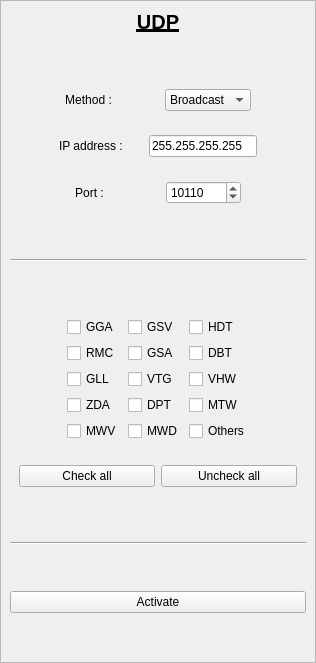
        <widget class="QFrame" name="verticalFrame_udp_output">
         <property name="minimumSize">
          <size>
           <width>275</width>
           <height>0</height>
          </size>
         </property>
         <property name="frameShape">
          <enum>QFrame::Shape::StyledPanel</enum>
         </property>
         <layout class="QVBoxLayout" name="verticalLayout_10">
          <property name="leftMargin">
           <number>9</number>
          </property>
          <property name="topMargin">
           <number>9</number>
          </property>
          <property name="rightMargin">
           <number>9</number>
          </property>
          <property name="bottomMargin">
           <number>9</number>
          </property>
          <item>
           <widget class="QLabel" name="label_16">
            <property name="sizePolicy">
             <sizepolicy hsizetype="Preferred" vsizetype="Maximum">
              <horstretch>0</horstretch>
              <verstretch>0</verstretch>
             </sizepolicy>
            </property>
            <property name="font">
             <font>
              <pointsize>15</pointsize>
              <bold>true</bold>
              <underline>true</underline>
             </font>
            </property>
            <property name="text">
             <string>UDP</string>
            </property>
            <property name="alignment">
             <set>Qt::AlignmentFlag::AlignCenter</set>
            </property>
           </widget>
          </item>
          <item>
           <spacer name="verticalSpacer_21">
            <property name="orientation">
             <enum>Qt::Orientation::Vertical</enum>
            </property>
            <property name="sizeHint" stdset="0">
             <size>
              <width>20</width>
              <height>40</height>
             </size>
            </property>
           </spacer>
          </item>
          <item>
           <layout class="QHBoxLayout" name="horizontalLayout_10">
            <property name="leftMargin">
             <number>9</number>
            </property>
            <property name="topMargin">
             <number>9</number>
            </property>
            <property name="rightMargin">
             <number>9</number>
            </property>
            <property name="bottomMargin">
             <number>9</number>
            </property>
            <item>
             <spacer name="horizontalSpacer_25">
              <property name="orientation">
               <enum>Qt::Orientation::Horizontal</enum>
              </property>
              <property name="sizeHint" stdset="0">
               <size>
                <width>40</width>
                <height>20</height>
               </size>
              </property>
             </spacer>
            </item>
            <item>
             <widget class="QLabel" name="label_17">
              <property name="sizePolicy">
               <sizepolicy hsizetype="Preferred" vsizetype="Preferred">
                <horstretch>0</horstretch>
                <verstretch>0</verstretch>
               </sizepolicy>
              </property>
              <property name="text">
               <string>Method :</string>
              </property>
              <property name="alignment">
               <set>Qt::AlignmentFlag::AlignCenter</set>
              </property>
             </widget>
            </item>
            <item>
             <spacer name="horizontalSpacer_31">
              <property name="orientation">
               <enum>Qt::Orientation::Horizontal</enum>
              </property>
              <property name="sizeHint" stdset="0">
               <size>
                <width>20</width>
                <height>20</height>
               </size>
              </property>
             </spacer>
            </item>
            <item>
             <widget class="QComboBox" name="comboBox_udp_host_address">
              <item>
               <property name="text">
                <string>Broadcast</string>
               </property>
              </item>
              <item>
               <property name="text">
                <string>Unicast</string>
               </property>
              </item>
              <item>
               <property name="text">
                <string>Multicast</string>
               </property>
              </item>
             </widget>
            </item>
            <item>
             <spacer name="horizontalSpacer_26">
              <property name="orientation">
               <enum>Qt::Orientation::Horizontal</enum>
              </property>
              <property name="sizeHint" stdset="0">
               <size>
                <width>40</width>
                <height>20</height>
               </size>
              </property>
             </spacer>
            </item>
           </layout>
          </item>
          <item>
           <widget class="QFrame" name="horizontalFrame_udp_ip_address">
            <layout class="QHBoxLayout" name="horizontalLayout_11">
             <property name="leftMargin">
              <number>9</number>
             </property>
             <property name="topMargin">
              <number>9</number>
             </property>
             <property name="rightMargin">
              <number>9</number>
             </property>
             <property name="bottomMargin">
              <number>9</number>
             </property>
             <item>
              <spacer name="horizontalSpacer_29">
               <property name="orientation">
                <enum>Qt::Orientation::Horizontal</enum>
               </property>
               <property name="sizeHint" stdset="0">
                <size>
                 <width>40</width>
                 <height>20</height>
                </size>
               </property>
              </spacer>
             </item>
             <item>
              <widget class="QLabel" name="label_18">
               <property name="text">
                <string>IP address :</string>
               </property>
              </widget>
             </item>
             <item>
              <spacer name="horizontalSpacer_32">
               <property name="orientation">
                <enum>Qt::Orientation::Horizontal</enum>
               </property>
               <property name="sizeHint" stdset="0">
                <size>
                 <width>20</width>
                 <height>20</height>
                </size>
               </property>
              </spacer>
             </item>
             <item>
              <widget class="QLineEdit" name="lineEdit_udp_ip_address">
               <property name="text">
                <string notr="true">255.255.255.255</string>
               </property>
              </widget>
             </item>
             <item>
              <spacer name="horizontalSpacer_30">
               <property name="orientation">
                <enum>Qt::Orientation::Horizontal</enum>
               </property>
               <property name="sizeHint" stdset="0">
                <size>
                 <width>40</width>
                 <height>20</height>
                </size>
               </property>
              </spacer>
             </item>
            </layout>
           </widget>
          </item>
          <item>
           <layout class="QHBoxLayout" name="horizontalLayout_3">
            <property name="leftMargin">
             <number>9</number>
            </property>
            <property name="topMargin">
             <number>9</number>
            </property>
            <property name="rightMargin">
             <number>9</number>
            </property>
            <property name="bottomMargin">
             <number>9</number>
            </property>
            <item>
             <spacer name="horizontalSpacer_13">
              <property name="orientation">
               <enum>Qt::Orientation::Horizontal</enum>
              </property>
              <property name="sizeHint" stdset="0">
               <size>
                <width>40</width>
                <height>20</height>
               </size>
              </property>
             </spacer>
            </item>
            <item>
             <widget class="QLabel" name="label_15">
              <property name="text">
               <string>Port :</string>
              </property>
              <property name="alignment">
               <set>Qt::AlignmentFlag::AlignCenter</set>
              </property>
             </widget>
            </item>
            <item>
             <spacer name="horizontalSpacer_15">
              <property name="orientation">
               <enum>Qt::Orientation::Horizontal</enum>
              </property>
              <property name="sizeHint" stdset="0">
               <size>
                <width>20</width>
                <height>20</height>
               </size>
              </property>
             </spacer>
            </item>
            <item>
             <widget class="QSpinBox" name="spinBox_update_udp_port_output">
              <property name="minimumSize">
               <size>
                <width>75</width>
                <height>0</height>
               </size>
              </property>
              <property name="minimum">
               <number>1024</number>
              </property>
              <property name="maximum">
               <number>65535</number>
              </property>
              <property name="value">
               <number>10110</number>
              </property>
             </widget>
            </item>
            <item>
             <spacer name="horizontalSpacer_14">
              <property name="orientation">
               <enum>Qt::Orientation::Horizontal</enum>
              </property>
              <property name="sizeHint" stdset="0">
               <size>
                <width>40</width>
                <height>20</height>
               </size>
              </property>
             </spacer>
            </item>
           </layout>
          </item>
          <item>
           <spacer name="verticalSpacer_19">
            <property name="orientation">
             <enum>Qt::Orientation::Vertical</enum>
            </property>
            <property name="sizeHint" stdset="0">
             <size>
              <width>20</width>
              <height>40</height>
             </size>
            </property>
           </spacer>
          </item>
          <item>
           <widget class="Line" name="line">
            <property name="orientation">
             <enum>Qt::Orientation::Horizontal</enum>
            </property>
           </widget>
          </item>
          <item>
           <spacer name="verticalSpacer_20">
            <property name="orientation">
             <enum>Qt::Orientation::Vertical</enum>
            </property>
            <property name="sizeHint" stdset="0">
             <size>
              <width>20</width>
              <height>40</height>
             </size>
            </property>
           </spacer>
          </item>
          <item>
           <layout class="QGridLayout" name="gridLayout_4">
            <property name="leftMargin">
             <number>9</number>
            </property>
            <property name="topMargin">
             <number>9</number>
            </property>
            <property name="rightMargin">
             <number>9</number>
            </property>
            <property name="bottomMargin">
             <number>9</number>
            </property>
            <item row="3" column="2">
             <widget class="QCheckBox" name="checkBox_udp_output_vtg">
              <property name="text">
               <string notr="true">VTG</string>
              </property>
             </widget>
            </item>
            <item row="0" column="0">
             <spacer name="horizontalSpacer_21">
              <property name="orientation">
               <enum>Qt::Orientation::Horizontal</enum>
              </property>
              <property name="sizeHint" stdset="0">
               <size>
                <width>40</width>
                <height>20</height>
               </size>
              </property>
             </spacer>
            </item>
            <item row="1" column="1">
             <widget class="QCheckBox" name="checkBox_udp_output_rmc">
              <property name="text">
               <string notr="true">RMC</string>
              </property>
             </widget>
            </item>
            <item row="0" column="3">
             <widget class="QCheckBox" name="checkBox_udp_output_hdt">
              <property name="text">
               <string notr="true">HDT</string>
              </property>
              <property name="checkable">
               <bool>true</bool>
              </property>
             </widget>
            </item>
            <item row="0" column="1">
             <widget class="QCheckBox" name="checkBox_udp_output_gga">
              <property name="text">
               <string notr="true">GGA</string>
              </property>
             </widget>
            </item>
            <item row="3" column="1">
             <widget class="QCheckBox" name="checkBox_udp_output_gll">
              <property name="text">
               <string notr="true">GLL</string>
              </property>
             </widget>
            </item>
            <item row="4" column="3">
             <widget class="QCheckBox" name="checkBox_udp_output_mtw">
              <property name="text">
               <string notr="true">MTW</string>
              </property>
             </widget>
            </item>
            <item row="4" column="1">
             <widget class="QCheckBox" name="checkBox_udp_output_zda">
              <property name="text">
               <string notr="true">ZDA</string>
              </property>
             </widget>
            </item>
            <item row="0" column="2">
             <widget class="QCheckBox" name="checkBox_udp_output_gsv">
              <property name="text">
               <string notr="true">GSV</string>
              </property>
             </widget>
            </item>
            <item row="1" column="2">
             <widget class="QCheckBox" name="checkBox_udp_output_gsa">
              <property name="text">
               <string notr="true">GSA</string>
              </property>
             </widget>
            </item>
            <item row="1" column="3">
             <widget class="QCheckBox" name="checkBox_udp_output_dbt">
              <property name="text">
               <string notr="true">DBT</string>
              </property>
              <property name="checkable">
               <bool>true</bool>
              </property>
             </widget>
            </item>
            <item row="0" column="4">
             <spacer name="horizontalSpacer_22">
              <property name="orientation">
               <enum>Qt::Orientation::Horizontal</enum>
              </property>
              <property name="sizeHint" stdset="0">
               <size>
                <width>40</width>
                <height>20</height>
               </size>
              </property>
             </spacer>
            </item>
            <item row="4" column="2">
             <widget class="QCheckBox" name="checkBox_udp_output_dpt">
              <property name="text">
               <string notr="true">DPT</string>
              </property>
             </widget>
            </item>
            <item row="3" column="3">
             <widget class="QCheckBox" name="checkBox_udp_output_vhw">
              <property name="text">
               <string notr="true">VHW</string>
              </property>
              <property name="checkable">
               <bool>true</bool>
              </property>
             </widget>
            </item>
            <item row="5" column="1">
             <widget class="QCheckBox" name="checkBox_udp_output_mwv">
              <property name="text">
               <string notr="true">MWV</string>
              </property>
             </widget>
            </item>
            <item row="5" column="2">
             <widget class="QCheckBox" name="checkBox_udp_output_mwd">
              <property name="text">
               <string notr="true">MWD</string>
              </property>
             </widget>
            </item>
            <item row="5" column="3">
             <widget class="QCheckBox" name="checkBox_udp_output_others">
              <property name="text">
               <string>Others</string>
              </property>
             </widget>
            </item>
           </layout>
          </item>
          <item>
           <widget class="QFrame" name="horizontalFrame_2">
            <property name="sizePolicy">
             <sizepolicy hsizetype="Preferred" vsizetype="Maximum">
              <horstretch>0</horstretch>
              <verstretch>0</verstretch>
             </sizepolicy>
            </property>
            <layout class="QHBoxLayout" name="horizontalLayout_5">
             <item>
              <widget class="QPushButton" name="pushButton_check_all_udp_output">
               <property name="text">
                <string>Check all</string>
               </property>
              </widget>
             </item>
             <item>
              <widget class="QPushButton" name="pushButton_uncheck_all_udp_output">
               <property name="text">
                <string>Uncheck all</string>
               </property>
              </widget>
             </item>
            </layout>
           </widget>
          </item>
          <item>
           <spacer name="verticalSpacer_10">
            <property name="orientation">
             <enum>Qt::Orientation::Vertical</enum>
            </property>
            <property name="sizeHint" stdset="0">
             <size>
              <width>20</width>
              <height>40</height>
             </size>
            </property>
           </spacer>
          </item>
          <item>
           <widget class="Line" name="line_2">
            <property name="orientation">
             <enum>Qt::Orientation::Horizontal</enum>
            </property>
           </widget>
          </item>
          <item>
           <spacer name="verticalSpacer_9">
            <property name="orientation">
             <enum>Qt::Orientation::Vertical</enum>
            </property>
            <property name="sizeHint" stdset="0">
             <size>
              <width>20</width>
              <height>40</height>
             </size>
            </property>
           </spacer>
          </item>
          <item>
           <widget class="QPushButton" name="pushButton_activate_udp_output">
            <property name="text">
             <string>Activate</string>
            </property>
            <property name="icon">
             <iconset theme="QIcon::ThemeIcon::DocumentSend"/>
            </property>
            <property name="checkable">
             <bool>true</bool>
            </property>
           </widget>
          </item>
          <item>
           <spacer name="verticalSpacer_8">
            <property name="orientation">
             <enum>Qt::Orientation::Vertical</enum>
            </property>
            <property name="sizeHint" stdset="0">
             <size>
              <width>20</width>
              <height>40</height>
             </size>
            </property>
           </spacer>
          </item>
         </layout>
        </widget>
